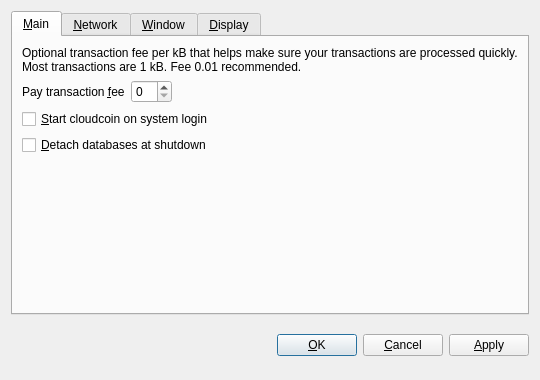
<?xml version="1.0" encoding="UTF-8"?>
<ui version="4.0">
 <class>OptionsDialog</class>
 <widget class="QDialog" name="OptionsDialog">
  <property name="geometry">
   <rect>
    <x>0</x>
    <y>0</y>
    <width>540</width>
    <height>380</height>
   </rect>
  </property>
  <property name="windowTitle">
   <string>Options</string>
  </property>
  <property name="modal">
   <bool>true</bool>
  </property>
  <layout class="QVBoxLayout" name="verticalLayout">
   <item>
    <widget class="QTabWidget" name="tabWidget">
     <property name="tabPosition">
      <enum>QTabWidget::North</enum>
     </property>
     <property name="currentIndex">
      <number>0</number>
     </property>
     <widget class="QWidget" name="tabMain">
      <attribute name="title">
       <string>&amp;Main</string>
      </attribute>
      <layout class="QVBoxLayout" name="verticalLayout_Main">
       <item>
        <widget class="QLabel" name="transactionFeeInfoLabel">
         <property name="text">
          <string>Optional transaction fee per kB that helps make sure your transactions are processed quickly. Most transactions are 1 kB. Fee 0.01 recommended.</string>
         </property>
         <property name="textFormat">
          <enum>Qt::PlainText</enum>
         </property>
         <property name="wordWrap">
          <bool>true</bool>
         </property>
        </widget>
       </item>
       <item>
        <layout class="QHBoxLayout" name="horizontalLayout_Main">
         <item>
          <widget class="QLabel" name="transactionFeeLabel">
           <property name="text">
            <string>Pay transaction &amp;fee</string>
           </property>
           <property name="textFormat">
            <enum>Qt::PlainText</enum>
           </property>
           <property name="buddy">
            <cstring>transactionFee</cstring>
           </property>
          </widget>
         </item>
         <item>
          <widget class="BitcoinAmountField" name="transactionFee"/>
         </item>
         <item>
          <spacer name="horizontalSpacer_Main">
           <property name="orientation">
            <enum>Qt::Horizontal</enum>
           </property>
           <property name="sizeHint" stdset="0">
            <size>
             <width>40</width>
             <height>20</height>
            </size>
           </property>
          </spacer>
         </item>
        </layout>
       </item>
       <item>
        <widget class="QCheckBox" name="cloudcoinAtStartup">
         <property name="toolTip">
          <string>Automatically start cloudcoin after logging in to the system.</string>
         </property>
         <property name="text">
          <string>&amp;Start cloudcoin on system login</string>
         </property>
        </widget>
       </item>
       <item>
        <widget class="QCheckBox" name="detachDatabases">
         <property name="toolTip">
          <string>Detach block and address databases at shutdown. This means they can be moved to another data directory, but it slows down shutdown. The wallet is always detached.</string>
         </property>
         <property name="text">
          <string>&amp;Detach databases at shutdown</string>
         </property>
        </widget>
       </item>
       <item>
        <spacer name="verticalSpacer_Main">
         <property name="orientation">
          <enum>Qt::Vertical</enum>
         </property>
         <property name="sizeHint" stdset="0">
          <size>
           <width>20</width>
           <height>40</height>
          </size>
         </property>
        </spacer>
       </item>
      </layout>
     </widget>
     <widget class="QWidget" name="tabNetwork">
      <attribute name="title">
       <string>&amp;Network</string>
      </attribute>
      <layout class="QVBoxLayout" name="verticalLayout_Network">
       <item>
        <widget class="QCheckBox" name="mapPortUpnp">
         <property name="toolTip">
          <string>Automatically open the cloudcoin client port on the router. This only works when your router supports UPnP and it is enabled.</string>
         </property>
         <property name="text">
          <string>Map port using &amp;UPnP</string>
         </property>
        </widget>
       </item>
       <item>
        <widget class="QCheckBox" name="connectSocks">
         <property name="toolTip">
          <string>Connect to the cloudcoin network through a SOCKS proxy (e.g. when connecting through Tor).</string>
         </property>
         <property name="text">
          <string>&amp;Connect through SOCKS proxy:</string>
         </property>
        </widget>
       </item>
       <item>
        <layout class="QHBoxLayout" name="horizontalLayout_Network">
         <item>
          <widget class="QLabel" name="proxyIpLabel">
           <property name="text">
            <string>Proxy &amp;IP:</string>
           </property>
           <property name="textFormat">
            <enum>Qt::PlainText</enum>
           </property>
           <property name="buddy">
            <cstring>proxyIp</cstring>
           </property>
          </widget>
         </item>
         <item>
          <widget class="QValidatedLineEdit" name="proxyIp">
           <property name="maximumSize">
            <size>
             <width>140</width>
             <height>16777215</height>
            </size>
           </property>
           <property name="toolTip">
            <string>IP address of the proxy (e.g. 127.0.0.1)</string>
           </property>
          </widget>
         </item>
         <item>
          <widget class="QLabel" name="proxyPortLabel">
           <property name="text">
            <string>&amp;Port:</string>
           </property>
           <property name="textFormat">
            <enum>Qt::PlainText</enum>
           </property>
           <property name="buddy">
            <cstring>proxyPort</cstring>
           </property>
          </widget>
         </item>
         <item>
          <widget class="QLineEdit" name="proxyPort">
           <property name="maximumSize">
            <size>
             <width>55</width>
             <height>16777215</height>
            </size>
           </property>
           <property name="toolTip">
            <string>Port of the proxy (e.g. 9050)</string>
           </property>
          </widget>
         </item>
         <item>
          <widget class="QLabel" name="socksVersionLabel">
           <property name="text">
            <string>SOCKS &amp;Version:</string>
           </property>
           <property name="textFormat">
            <enum>Qt::PlainText</enum>
           </property>
           <property name="buddy">
            <cstring>socksVersion</cstring>
           </property>
          </widget>
         </item>
         <item>
          <widget class="QValueComboBox" name="socksVersion">
           <property name="toolTip">
            <string>SOCKS version of the proxy (e.g. 5)</string>
           </property>
          </widget>
         </item>
         <item>
          <spacer name="horizontalSpacer_Network">
           <property name="orientation">
            <enum>Qt::Horizontal</enum>
           </property>
           <property name="sizeHint" stdset="0">
            <size>
             <width>40</width>
             <height>20</height>
            </size>
           </property>
          </spacer>
         </item>
        </layout>
       </item>
       <item>
        <spacer name="verticalSpacer_Network">
         <property name="orientation">
          <enum>Qt::Vertical</enum>
         </property>
         <property name="sizeHint" stdset="0">
          <size>
           <width>20</width>
           <height>40</height>
          </size>
         </property>
        </spacer>
       </item>
      </layout>
     </widget>
     <widget class="QWidget" name="tabWindow">
      <attribute name="title">
       <string>&amp;Window</string>
      </attribute>
      <layout class="QVBoxLayout" name="verticalLayout_Window">
       <item>
        <widget class="QCheckBox" name="minimizeToTray">
         <property name="toolTip">
          <string>Show only a tray icon after minimizing the window.</string>
         </property>
         <property name="text">
          <string>&amp;Minimize to the tray instead of the taskbar</string>
         </property>
        </widget>
       </item>
       <item>
        <widget class="QCheckBox" name="minimizeOnClose">
         <property name="toolTip">
          <string>Minimize instead of exit the application when the window is closed. When this option is enabled, the application will be closed only after selecting Quit in the menu.</string>
         </property>
         <property name="text">
          <string>M&amp;inimize on close</string>
         </property>
        </widget>
       </item>
       <item>
        <spacer name="verticalSpacer_Window">
         <property name="orientation">
          <enum>Qt::Vertical</enum>
         </property>
         <property name="sizeHint" stdset="0">
          <size>
           <width>20</width>
           <height>40</height>
          </size>
         </property>
        </spacer>
       </item>
      </layout>
     </widget>
     <widget class="QWidget" name="tabDisplay">
      <attribute name="title">
       <string>&amp;Display</string>
      </attribute>
      <layout class="QVBoxLayout" name="verticalLayout_Display">
       <item>
        <layout class="QHBoxLayout" name="horizontalLayout_1_Display">
         <item>
          <widget class="QLabel" name="langLabel">
           <property name="text">
            <string>User Interface &amp;language:</string>
           </property>
           <property name="textFormat">
            <enum>Qt::PlainText</enum>
           </property>
           <property name="buddy">
            <cstring>lang</cstring>
           </property>
          </widget>
         </item>
         <item>
          <widget class="QValueComboBox" name="lang">
           <property name="toolTip">
            <string>The user interface language can be set here. This setting will take effect after restarting cloudcoin.</string>
           </property>
          </widget>
         </item>
        </layout>
       </item>
       <item>
        <layout class="QHBoxLayout" name="horizontalLayout_2_Display">
         <item>
          <widget class="QLabel" name="unitLabel">
           <property name="text">
            <string>&amp;Unit to show amounts in:</string>
           </property>
           <property name="textFormat">
            <enum>Qt::PlainText</enum>
           </property>
           <property name="buddy">
            <cstring>unit</cstring>
           </property>
          </widget>
         </item>
         <item>
          <widget class="QValueComboBox" name="unit">
           <property name="toolTip">
            <string>Choose the default subdivision unit to show in the interface and when sending coins.</string>
           </property>
          </widget>
         </item>
        </layout>
       </item>
       <item>
        <widget class="QCheckBox" name="displayAddresses">
         <property name="toolTip">
          <string>Whether to show cloudcoin addresses in the transaction list or not.</string>
         </property>
         <property name="text">
          <string>&amp;Display addresses in transaction list</string>
         </property>
        </widget>
       </item>
       <item>
        <spacer name="verticalSpacer_Display">
         <property name="orientation">
          <enum>Qt::Vertical</enum>
         </property>
         <property name="sizeHint" stdset="0">
          <size>
           <width>20</width>
           <height>40</height>
          </size>
         </property>
        </spacer>
       </item>
      </layout>
     </widget>
    </widget>
   </item>
   <item>
    <layout class="QHBoxLayout" name="horizontalLayout_Buttons">
     <item>
      <spacer name="horizontalSpacer_1">
       <property name="orientation">
        <enum>Qt::Horizontal</enum>
       </property>
       <property name="sizeHint" stdset="0">
        <size>
         <width>40</width>
         <height>48</height>
        </size>
       </property>
      </spacer>
     </item>
     <item>
      <widget class="QLabel" name="statusLabel">
       <property name="font">
        <font>
         <weight>75</weight>
         <bold>true</bold>
        </font>
       </property>
       <property name="text">
        <string/>
       </property>
       <property name="textFormat">
        <enum>Qt::PlainText</enum>
       </property>
       <property name="wordWrap">
        <bool>true</bool>
       </property>
      </widget>
     </item>
     <item>
      <spacer name="horizontalSpacer_2">
       <property name="orientation">
        <enum>Qt::Horizontal</enum>
       </property>
       <property name="sizeHint" stdset="0">
        <size>
         <width>40</width>
         <height>48</height>
        </size>
       </property>
      </spacer>
     </item>
     <item>
      <widget class="QPushButton" name="okButton">
       <property name="text">
        <string>&amp;OK</string>
       </property>
      </widget>
     </item>
     <item>
      <widget class="QPushButton" name="cancelButton">
       <property name="text">
        <string>&amp;Cancel</string>
       </property>
       <property name="autoDefault">
        <bool>false</bool>
       </property>
      </widget>
     </item>
     <item>
      <widget class="QPushButton" name="applyButton">
       <property name="text">
        <string>&amp;Apply</string>
       </property>
       <property name="autoDefault">
        <bool>false</bool>
       </property>
      </widget>
     </item>
    </layout>
   </item>
  </layout>
 </widget>
 <customwidgets>
  <customwidget>
   <class>BitcoinAmountField</class>
   <extends>QSpinBox</extends>
   <header>cloudcoinamountfield.h</header>
  </customwidget>
  <customwidget>
   <class>QValueComboBox</class>
   <extends>QComboBox</extends>
   <header>qvaluecombobox.h</header>
  </customwidget>
  <customwidget>
   <class>QValidatedLineEdit</class>
   <extends>QLineEdit</extends>
   <header>qvalidatedlineedit.h</header>
  </customwidget>
 </customwidgets>
 <resources/>
 <connections/>
</ui>
